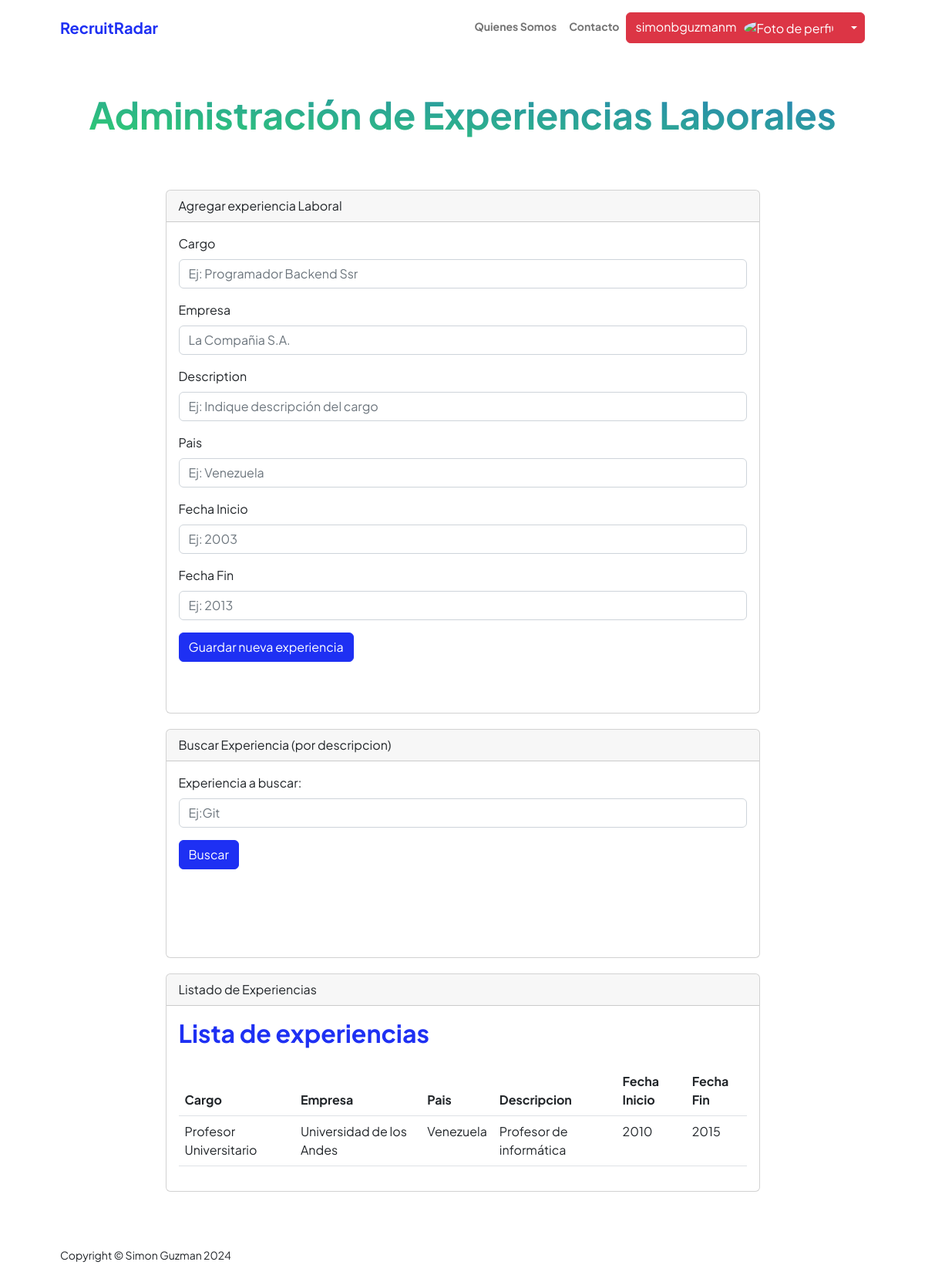
The page /appUsers/experiencia (signed in) on the database its author committed.
### appUsers/models.py (models this page shows, shortened)
class ExperienciaLaboral(models.Model):
    user = models.ForeignKey(User, on_delete=models.CASCADE, null=True)
    cargo = models.CharField(max_length=100)
    empresa = models.CharField(max_length=100)
    periodo_inicio = models.IntegerField()
    periodo_fin = models.IntegerField(null=True, blank=True)
    description = models.CharField(max_length=1000)
    pais = models.CharField(max_length=50)

### appUsers/views.py (the view, shortened to what this page needs)
# urls.py: path('experiencia',views.experiencia,name="Experiencia"),
@login_required
def experiencia(request):
    experiencias = ExperienciaLaboral.objects.filter(user=request.user)
    if request.method == 'POST':
        miFormulario = ExperienciaFormulario(request.POST)
        print(miFormulario)
        if miFormulario.is_valid():
            if 'periodo_inicio'in request.POST:
                u = User.objects.get(username = request.user)
                informacion = miFormulario.cleaned_data
                exp = ExperienciaLaboral (user=u,cargo=informacion['cargo'],empresa=informacion['empresa'],periodo_fin=informacion['periodo_fin'],periodo_inicio=informacion['periodo_inicio'],description=informacion['description'],pais=informacion['pais'])
                exp.save()
                miFormulario = ExperienciaFormulario()
                return render(request,"appUsers/experiencia.html",{"experiencias":experiencias,"miFormulario":miFormulario,"resp":"Datos guardados Correctamente","respSearch":"","avatar":request.session.get('foto-avatar', 'none')})
            else:
                return render(request,"appUsers/experiencia.html",{"experiencias":experiencias,"miFormulario":miFormulario,"resp":"Datos No Guardados","respSearch":"","avatar":request.session.get('foto-avatar', 'none')})
    else:
        miFormulario = ExperienciaFormulario()
    return render(request,"appUsers/experiencia.html",{"experiencias":experiencias,"miFormulario":miFormulario,"resp":"","respSearch":"","avatar":request.session.get('foto-avatar', 'none')})

### appUsers/templates/appUsers/experiencia.html (shortened to what this page needs)
{% extends "appUsers/base.html" %}
{% load static %}
{% block datosDinamicos %}
<div class="container px-5 my-5">
    <div class="text-center mb-5">
        <h1 class="display-5 fw-bolder mb-0"><span class="text-gradient d-inline">Administración de Experiencias Laborales</span></h1>
    </div>
    <div class="row gx-5 justify-content-center">
        <div class="col-lg-11 col-xl-9 col-xxl-8">
              <div class="card" style="margin-top: 20px;">
                <div class="card-header">
                  Agregar experiencia Laboral
                </div>
                <div class="card-body">
                  <section style="margin-bottom: 50px;">
              <form action="" method="POST" class="mb-3">{% csrf_token %}
                <div class="mb-3">
                    <label for="{{ miFormulario.cargo.id_for_label }}" class="form-label">{{ miFormulario.cargo.label }}</label>
                    {{ miFormulario.cargo }}
                </div>
                <div class="mb-3">
                    <label for="{{ miFormulario.empresa.id_for_label }}" class="form-label">{{ miFormulario.empresa.label }}</label>
                    {{ miFormulario.empresa }}
                </div>
                <div class="mb-3">
                    <label for="{{ miFormulario.description.id_for_label }}" class="form-label">{{ miFormulario.description.label }}</label>
                    {{ miFormulario.description }}
                </div>
                <div class="mb-3">
                    <label for="{{ miFormulario.pais.id_for_label }}" class="form-label">{{ miFormulario.pais.label }}</label>
                    {{ miFormulario.pais }}
                </div>
                <div class="mb-3">
                    <label for="{{ miFormulario.periodo_inicio.id_for_label }}" class="form-label">{{ miFormulario.periodo_inicio.label }}</label>
                    {{ miFormulario.periodo_inicio }}
                </div>
                <div class="mb-3">
                    <label for="{{ miFormulario.periodo_fin.id_for_label }}" class="form-label">{{ miFormulario.periodo_fin.label }}</label>
                    {{ miFormulario.periodo_fin }}
                </div>
                <div class="mb-3">
                    <input class="btn btn-primary" type="submit" value="Guardar nueva experiencia">
                </div>
              </form>
                  </section>
                </div>
              </div>
             <div class="card" style="margin-top: 20px;">
                <div class="card-header">
                  Buscar Experiencia (por descripcion)
                </div>
                <div class="card-body">
                  <section style="margin-bottom: 50px;">
                    <form action="/appUsers/experiencia/" method="GET" class="mb-3">{% csrf_token %}
                      <div class="mb-3">
                        <label for="exampleFormControlInput1" class="form-label">Experiencia a buscar:</label>
                        <input type="text" class="form-control" name="text_search" id="text_search" placeholder="Ej:Git">
                      </div>
                      <div class="mb-3">
                        <input class="btn btn-primary" type="submit" value="Buscar">
                      </div>
                    </form>
                    <div class="card-body">
                  </section>
                </div>
                </div>
               <div class="card" style="margin-top: 20px;">
                <div class="card-header">
                  Listado de Experiencias
                </div>
                <div class="card-body">
                    <section>
                            <table class="table caption-top">
                                <div class="d-flex align-items-center justify-content-between mb-4">
                                    <h2 class="text-primary fw-bolder mb-0">Lista de experiencias</h2>
                                </div>
                                <thead>
                                    <tr>
                                    <th scope="col">Cargo</th>
                                    <th scope="col">Empresa</th>
                                    <th scope="col">Pais</th>
                                    <th scope="col">Descripcion</th>
                                    <th scope="col">Fecha Inicio</th>
                                    <th scope="col">Fecha Fin</th>
                                    </tr>
                                </thead>
                                <tbody>
                                    {% for exp in experiencias %}
                                    <tr>
                                    <td>{{exp.cargo}}</td>
                                    <td>{{exp.empresa}}</td>
                                    <td>{{exp.pais}}</td>
                                    <td>{{exp.description}}</td>
                                    <td>{{exp.periodo_inicio}}</td>
                                    <td>{{exp.periodo_fin}}</td>
                                    </tr>
                                    {% endfor%}
                                </tbody>
                            </table>
                        </section>
                </div>
              </div>
        </div>
    </div>
</div>
{% endblock %}

### appUsers/templates/appUsers/base.html (shortened to what this page needs)
<!DOCTYPE html>
<html lang="en">
    <head>
        {% load static %}
        <link rel="stylesheet" href="https://cdnjs.cloudflare.com/ajax/libs/font-awesome/6.0.0/css/all.min.css">
        <link href="https://cdn.jsdelivr.net/npm/bootstrap-icons@1.8.1/font/bootstrap-icons.css" rel="stylesheet" />
        <link href="{% static 'css/styles.css' %}" rel="stylesheet" />
    </head>
    <body class="d-flex flex-column h-100">
        <main class="flex-shrink-0">
            <nav class="navbar navbar-expand-lg navbar-light bg-white py-3">
                <div class="container px-5">
                    <a class="navbar-brand" href="{% url 'Home' %}"><span class="fw-bolder text-primary">RecruitRadar</span></a>
                    <div class="collapse navbar-collapse" id="navbarSupportedContent">
                        <ul class="navbar-nav ms-auto mb-2 mb-lg-0 small fw-bolder">
                            <li class="nav-item"><a class="nav-link" href="{% url 'Aboutme' %}">Quienes Somos</a></li>
                            <li class="nav-item"><a class="nav-link" href="{% url 'Contact' %}">Contacto</a></li>
                            {% if request.user.is_authenticated %}
                            <div class="btn-group">
                                <button type="button" class="btn btn-danger">{{ request.user.username}}<img src="{{avatar}}" alt="Foto de perfil" class="img-fluid rounded-circle" width="50" style="margin-left: 10px;"></button>
                                <button type="button" class="btn btn-danger dropdown-toggle dropdown-toggle-split" data-bs-toggle="dropdown" aria-expanded="false">
                                </button>
                              </div>
                            {% else %}
                                <li class="nav-item"><a class="nav-link" href="{% url 'Login' %}">Iniciar Sesión</a></li>
                                <li class="nav-item"><a class="nav-link" href="{% url 'Register' %}">Registrar</a></li>
                            {% endif %}
                        </ul>
                    </div>
                </div>
            </nav>
            {% block datosDinamicos %}
            {% endblock %}
        </main>
        <footer class="bg-white py-4 mt-auto">
            <div class="container px-5">
                <div class="row align-items-center justify-content-between flex-column flex-sm-row">
                    <div class="col-auto"><div class="small m-0">Copyright &copy; Simon Guzman 2024</div></div>
                </div>
            </div>
        </footer>
    </body>
</html>

### rows shown on the page
ExperienciaLaboral: cargo "Profesor Universitario", empresa "Universidad de los Andes", pais "Venezuela", description "Profesor de informática", periodo_inicio "2010", periodo_fin "2015"

### other values the page prints
{{ request.user.username }} "simonbguzmanm"
{{ miFormulario.cargo.label }} "Cargo"
{{ miFormulario.empresa.label }} "Empresa"
{{ miFormulario.description.label }} "Description"
{{ miFormulario.pais.label }} "Pais"
{{ miFormulario.periodo_inicio.label }} "Fecha Inicio"
{{ miFormulario.periodo_fin.label }} "Fecha Fin"
